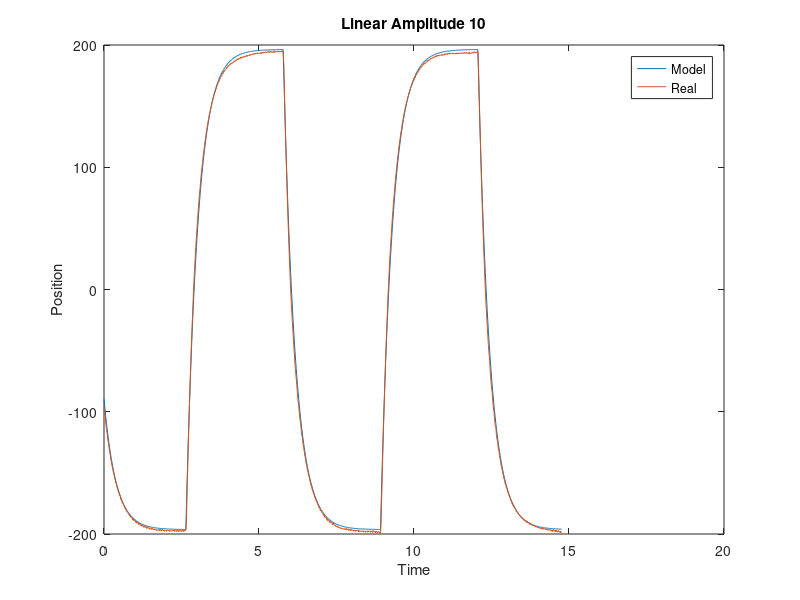
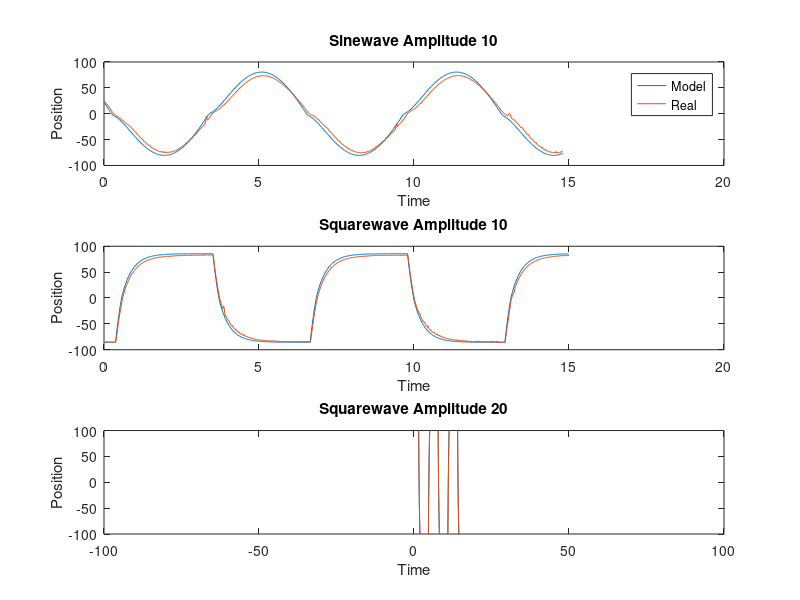

Write the MATLAB code that produced these figures, in order.
close all, clear all, clc
Ts = 0.002;
% TODO: PID controller
warning('off', 'all')
%% Define parameters
n = 5; %Gearbox ratio
J1 = 1.8e-5; %Load inertia 1
J2 = 1.8e-5; %Load inertia 2
Vmax = 24; %Supply voltage
Vmin = -24; %Supply voltage
Imax = 430e-3; %Maximum current
V_i = Vmax;
V_w = Vmax;
sim_v = Vmax;
% Set up generic simulation parameters, change when using sine input or
% karnop
F_c = 1e-3;
d_v = 1;
enable_sin = 1;
enable_karnop = 1;
sim_sin_amp = 1;
sim_sin_freq = 1;
sim_quantization_interval = 0;
sim_zoh_sample_time = 0;
r0 = 0;     % Filter coefficient in controller model
% Motor parameters
motor_pars = struct(); % Create empty struct for motor
motor_pars.R = 112; % Terminal resistance [Ohm]
motor_pars.L = 11.4e-3;    % Terminal inductance [H]
motor_pars.d = 3.8e-6; %Viscous friction in brushes
motor_pars.k = 69.7e-3;    % Torque constant [Nm/A]
motor_pars.J = 7.46e-7;  % Rotor inertia

motor = motor_pars;

% motor_pars.d = 8e-6; %Viscous friction in brushes
% motor_pars.J = 10e-6;  % Rotor inertia
% % J1 = 3e-5; %Load inertia 1
% J2 = 3e-5; %Load inertia 2
J = J1+J2;
Jtot = motor.J + J/n^2; % Total inertia including load inertia after gear



%% Parameter identification

Jtot = 1/45000;
F_c = 0.0008;
motor.d = 2e-5;
figure
load('S.mat');
x = S.X(:,1);
y1 = S.Y(:,1);
y2 = S.Y(:,2);
plot(x.Data,y1.Data,x.Data,y2.Data)
legend('Model','Real')
title('Linear Amplitude 10')
ylabel('Position')
xlabel('Time')
figure
subplot(3,1,1)

load('3_10amp_sin.mat');
x = amp_sin.X(:,1);
y1 = amp_sin.Y(:,1);
y2 = amp_sin.Y(:,2);
plot(x.Data,y1.Data,x.Data,y2.Data)
legend('Model','Real')
title('Sinewave Amplitude 10')
ylabel('Position')
xlabel('Time')
subplot(3,1,2)

load('3_10amp_step.mat');
x = amp_step.X(:,1);
y1 = amp_step.Y(:,1);
y2 = amp_step.Y(:,2);
plot(x.Data,y1.Data,x.Data,y2.Data)
% legend('Model','Real')
title('Squarewave Amplitude 10')
ylabel('Position')
xlabel('Time')
subplot(3,1,3)

load('3_20amp_step.mat');
x = amp_step.X(:,1);
y1 = amp_step.Y(:,1);
y2 = amp_step.Y(:,2);
plot(x.Data,y1.Data,x.Data,y2.Data)
% legend('Model','Real')
title('Squarewave Amplitude 20')
ylabel('Position')
xlabel('Time')

%% Velocity Control

s = tf('s');
G_nom = motor.k;
G_den = (s*Jtot + motor.d)*(motor.R) + motor.k;
G = G_nom/G_den;
P = 3;
F_P= P;

Gc_P = minreal(F_P*G/(1 + F_P*G));
p1 = pole(Gc_P);
%  figure
%  rlocus(Gc_P)
 axis([-100 100 -100 100])
%  p1 = rlocfind(Gc_P)
omega = abs(p1);
zeta = 0.9;
P = (2*motor.J*motor.R*omega*zeta - motor.k - motor.d*motor.R)/motor.k%-(2*p1*motor.R*Jtot + motor.k + motor.d*motor.R)/motor.k
I = (motor.J*motor.R*omega^2)/motor.k%(p1^2*Jtot*motor.R)/motor.k
 P = 4;
 I = 1;

F_PI = P + 1/s*I;
Gc_PI = minreal((F_PI*G)/(1+F_PI*G));

enable_sin = 0;     % Set 1 to enable sine input
zoh_sample_time = 0.002;   % Sample time in zoh [ms]
pulses_per_rev = 1000;   % Pulses per revolution [-]
sim_zoh = 0.02;    

% Calculated parameters
enable_karnop = 0;  % Dont use karnop
sim_quantization_interval = 2*pi/pulses_per_rev;    % Ppr to degrees
sim_zoh_sample_time = zoh_sample_time*1e-3;  % Sample time, from ms to s
G_d = c2d(G,0.002,'zoh');
F_d = c2d(F_PI,0.002,'tustin');
Gc_d =minreal( G_d*F_d/(1+G_d*F_d));

p = pole(Gc_PI);
p1 = p(1);
p2 = p(2);
%% Position Control
% close all;
T = 1;
R = 1;
S = 1;
P = 81;
G_nom = motor.k;
G_den = (s*Jtot + motor.d)*(motor.R) + motor.k;
G = G_nom/G_den*1/s;

F_P= P;
Gc_P = minreal(F_P*G/(1 + F_P*G));
p = pole(Gc_P)

omega = real(abs(p1));
omega2 = real(abs(p2));
zeta =0.9;

% Because of Maple
J = Jtot;
r = motor.R;
d = motor.d;
k = motor.k;

% Parameters from Maple "PIDcontroller.mw"
P = abs(J^2*omega*r^2*(2*zeta*omega2+omega)/(k*(J*r-d*r-k)));
I = abs(omega^2*omega2*J^2*r^2/((J*r-d*r-k)*k));
D = abs((2*J^2*zeta*omega*r^2+J^2*omega2*r^2-J*d*r^2+d^2*r^2-J*k*r+2*d*k*r+k^2)/(k*(J*r-d*r-k)));
r0 = abs(J*r/(J*r-d*r-k));

% Find the PID controller and the closed loop system tf
F_PID = (D*s^2+P*s+I)/(s*(r0*s+1));
% Closed loop system
Gc_PID = minreal(F_PID*G/(1 + F_PID*G));

pole(Gc_PID);
% rlocus(Gc_PID)
% grid on
% rlocfind(Gc_PID)

% P = (4*(11*omega^2+1000))/omega^2
% I = 10000/omega^2
% D = -(omega^2-4296)/omega^2
% r0 = -44
% F_PID = (D*s^2+P*s+I)/(s*(r0*s+1));
% rlocus(minreal(F_PID*G/(1 + F_PID*G)))

T = P*s+D*s^2+I;
R = s*(1+r0*s);
S = P*s+D*s^2+I;